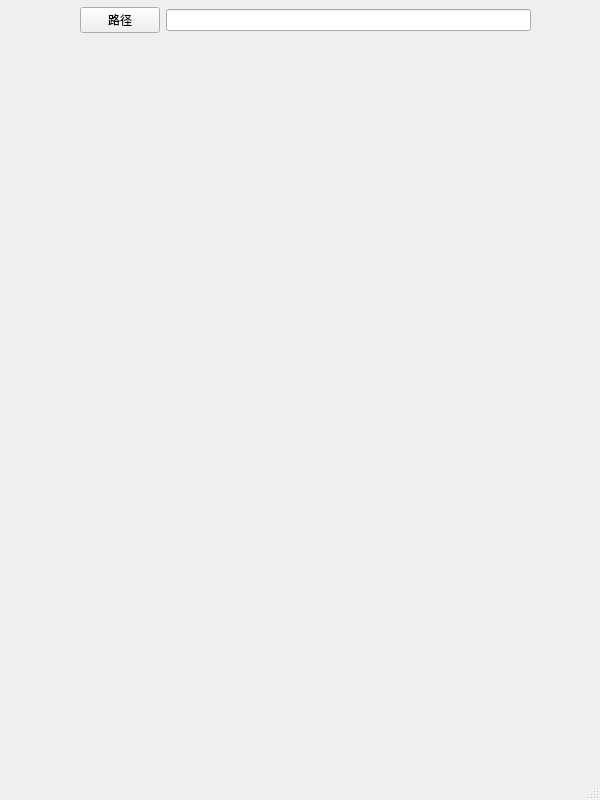
<?xml version="1.0" encoding="UTF-8"?>
<ui version="4.0">
 <class>MainWindow</class>
 <widget class="QMainWindow" name="MainWindow">
  <property name="geometry">
   <rect>
    <x>0</x>
    <y>0</y>
    <width>600</width>
    <height>800</height>
   </rect>
  </property>
  <property name="windowTitle">
   <string>MainWindow</string>
  </property>
  <widget class="QWidget" name="centralwidget">
   <widget class="QWidget" name="horizontalLayoutWidget">
    <property name="geometry">
     <rect>
      <x>80</x>
      <y>0</y>
      <width>451</width>
      <height>41</height>
     </rect>
    </property>
    <layout class="QHBoxLayout" name="horizontalLayout">
     <item>
      <widget class="QPushButton" name="pathSelectButton">
       <property name="styleSheet">
        <string notr="true"/>
       </property>
       <property name="text">
        <string>路径</string>
       </property>
      </widget>
     </item>
     <item>
      <widget class="QLineEdit" name="pathSelectTextArea"/>
     </item>
    </layout>
   </widget>
   <widget class="QWidget" name="verticalLayoutWidget">
    <property name="geometry">
     <rect>
      <x>80</x>
      <y>50</y>
      <width>451</width>
      <height>671</height>
     </rect>
    </property>
    <layout class="QVBoxLayout" name="itemList"/>
   </widget>
  </widget>
  <widget class="QMenuBar" name="menubar">
   <property name="geometry">
    <rect>
     <x>0</x>
     <y>0</y>
     <width>600</width>
     <height>21</height>
    </rect>
   </property>
  </widget>
  <widget class="QStatusBar" name="statusbar"/>
 </widget>
 <resources/>
 <connections/>
</ui>
